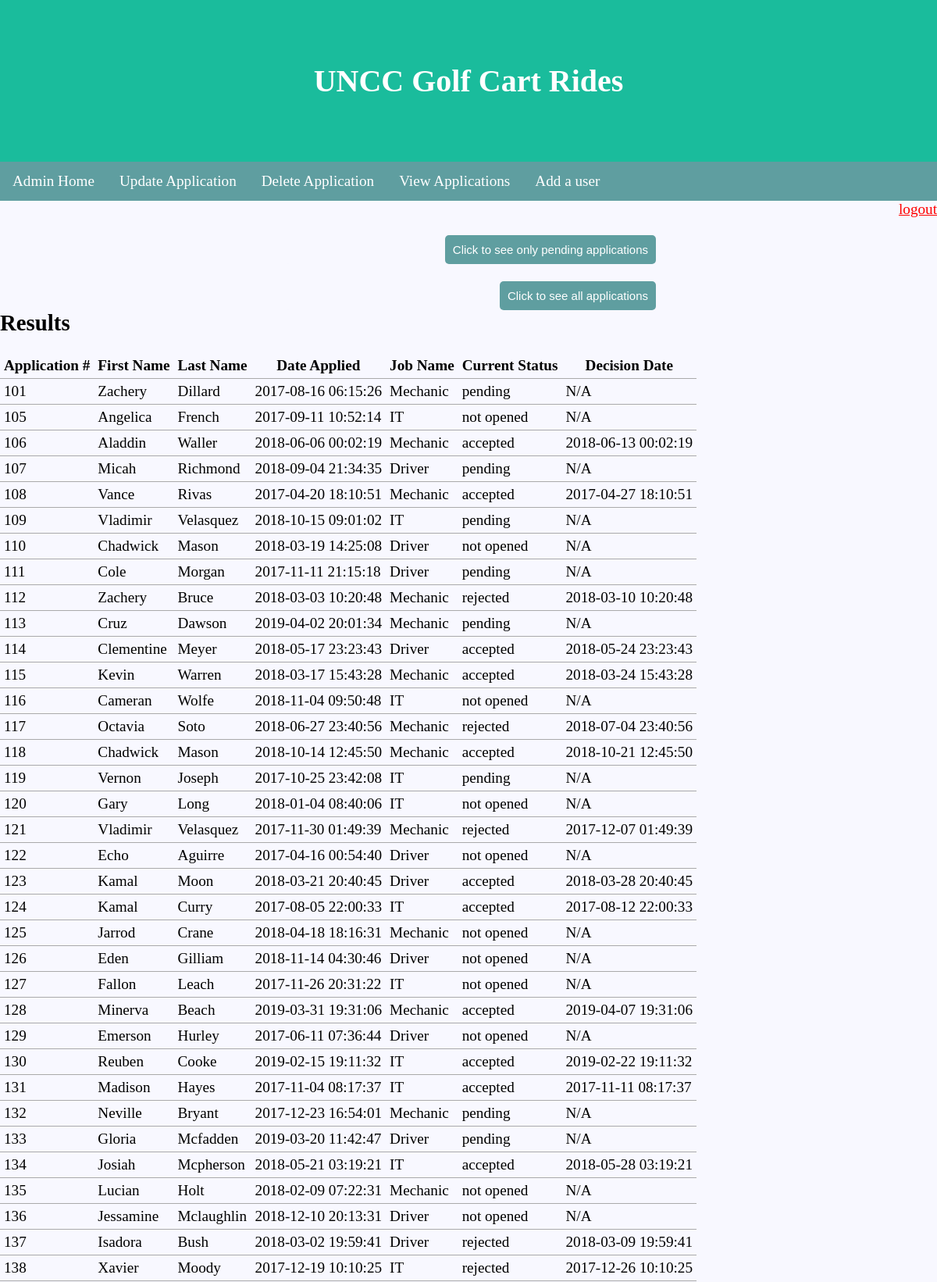
The page /webapp/public/public/viewAll.php (signed in, upper part) on the database its author committed.
### tables this page shows
CREATE TABLE `application` (
  `appId` int(11) NOT NULL AUTO_INCREMENT,
  `User_userId` int(11) NOT NULL,
  `status` varchar(45) NOT NULL,
  `Job_jobId` int(11) NOT NULL,
  `dateApplied` datetime NOT NULL,
  `decisionDate` datetime DEFAULT NULL,
  PRIMARY KEY (`appId`),
  KEY `fk_Application_User1_idx` (`User_userId`),
  KEY `fk_Application_Job1_idx` (`Job_jobId`),
  KEY `app_user` (`User_userId`),
  KEY `app_userid` (`User_userId`,`appId`),
  CONSTRAINT `fk_Application_Job1` FOREIGN KEY (`Job_jobId`) REFERENCES `job` (`jobId`) ON DELETE NO ACTION ON UPDATE NO ACTION,
  CONSTRAINT `fk_Application_User1` FOREIGN KEY (`User_userId`) REFERENCES `user` (`userId`) ON DELETE NO ACTION ON UPDATE NO ACTION
);

CREATE TABLE IF NOT EXISTS `User` (
  `userId` INT NOT NULL AUTO_INCREMENT,
  `lastName` VARCHAR(45) NOT NULL,
  `firstName` VARCHAR(45) NOT NULL,
  `age` INT NOT NULL,
  `email` VARCHAR(45) NOT NULL,
  `phoneNumber` VARCHAR(16) NOT NULL,
  `password` VARCHAR(45) NOT NULL,
  `type` VARCHAR(20) NOT NULL,
  PRIMARY KEY (`userId`),
  KEY `email_lookup` (`email`),
  KEY `login` (`email`,`password`)
  );

CREATE TABLE IF NOT EXISTS `Job` (
  `jobId` INT NOT NULL,
  `jobName` VARCHAR(45) NOT NULL,
  PRIMARY KEY (`jobId`));

### webapp/public/public/functions.php (called while the page is built, shortened)
<?php
function e($val){
	return htmlspecialchars($val, ENT_QUOTES | ENT_SUBSTITUTE, "UTF-8");
}

### webapp/public/public/viewAll.php (the view, shortened to what this page needs)
<?php
  include_once('templates/header.php');
  include_once('functions.php');
  include_once('adminMenu.php');
  require "config/config.php";
?>
<!DOCTYPE html>
<html>
<head>
	<link rel="stylesheet" type="text/css" href="css/style.css">
</head>
<div style="text-align: right;">
	<a href="index.php?logout='1'" style="color: red;">logout</a>
	</div>
<br>
<form method="post" action="viewAll.php" style = "padding: 0px; border: 0px; background: #F8F8FF; text-align: right;">
	<button type="submit" class="btn" name="special">Click to see only pending applications</button>
</form>
<br>
<form method="post" action="viewAll.php" style = "padding: 0px; border: 0px; background: #F8F8FF; text-align: right;">
	<button type="submit" class="btn" name="reurn">Click to see all applications</button>
</form>
<?php
if (isset($_POST['special']))
{
	try{
        $connection = new PDO($dsn, $username, $password, $options);
	} catch(PDOException $error) {
        echo $sql . "<br>" . $error->getMessage();
    }
    $sql = "SELECT a.appId, b.firstName, b.lastName, a.dateApplied, c.jobName, a.status,
			IFNULL(a.decisionDate, 'N/A') AS decisionDate, datediff(NOW(), a.dateApplied) AS NumDaysInQueue
		FROM cartproject.application as a
		INNER JOIN cartproject.user as b
		ON a.User_userId = b.userId
		INNER JOIN cartproject.job as c
		ON a.Job_jobId = c.jobId
		WHERE (a.status LIKE ('%not opened%') OR a.status LIKE ('%pending%'))
		AND datediff(NOW(), a.dateApplied) >= 30
		AND a.User_userId NOT IN (SELECT User_userId
						  FROM employee)
		ORDER BY dateApplied;";
     $statement = $connection->prepare($sql);
     $statement->execute();
     $result = $statement->fetchAll();
if (isset($result)) {
    if ($result && $statement->rowCount() > 0) { ?>
        <h2>Results</h2>
		<br>
        <table>
            <thead>
                <tr>
					<th>Application #</th>
                    <th>First Name</th>
                    <th>Last Name</th>
                    <th>Date Applied</th>
                    <th>Job Name</th>
                    <th>Current Status</th>
					<th>Decision Date</th>
					<th>Number of days in the Queue</th>
                </tr>
            </thead>
            <tbody>
        <?php foreach ($result as $row) { ?>
            <tr>
				<td><?php echo e($row['appId']); ?></td>
                <td><?php echo e($row["firstName"]); ?></td>
                <td><?php echo e($row["lastName"]); ?></td>
                <td><?php echo e($row["dateApplied"]); ?></td>
                <td><?php echo e($row["jobName"]); ?></td>
                <td><?php echo e($row["status"]); ?></td>
				<td><?php echo e($row["decisionDate"]); ?></td>
				<td><?php echo e($row["NumDaysInQueue"]); ?></td>
            </tr>
        <?php } ?>
        </tbody>
    </table>
    <?php } else { ?>
        <blockquote>No application results found.</blockquote>
    <?php } ?>
<?php
}
}
else {
	try{
        $connection = new PDO($dsn, $username, $password, $options);
	} catch(PDOException $error) {
        echo $sql . "<br>" . $error->getMessage();
    }
    $sql = "SELECT DISTINCT Application.appId, User.firstName, User.lastName, Application.dateApplied, Job.jobName, Application.status,
				IFNULL(Application.decisionDate, 'N/A') AS decisionDate
				FROM Application
				inner join User on User_userId = User.userId
				inner join Job on Job_jobId = Job.jobId
				GROUP BY appId";
        $statement = $connection->prepare($sql);
        $statement->execute();
        $result = $statement->fetchAll();
if (isset($result)) {
    if ($result && $statement->rowCount() > 0) { ?>
        <h2>Results</h2>
		<br>
        <table>
            <thead>
                <tr>
					<th>Application #</th>
                    <th>First Name</th>
                    <th>Last Name</th>
                    <th>Date Applied</th>
                    <th>Job Name</th>
                    <th>Current Status</th>
					<th>Decision Date</th>
                </tr>
            </thead>
            <tbody>
        <?php foreach ($result as $row) { ?>
            <tr>
				<td><?php echo e($row['appId']); ?></td>
                <td><?php echo e($row["firstName"]); ?></td>
                <td><?php echo e($row["lastName"]); ?></td>
                <td><?php echo e($row["dateApplied"]); ?></td>
                <td><?php echo e($row["jobName"]); ?></td>
                <td><?php echo e($row["status"]); ?></td>
				<td><?php echo e($row["decisionDate"]); ?></td>
            </tr>
        <?php } ?>
        </tbody>
    </table>
    <?php } else { ?>
        <blockquote>No application results found.</blockquote>
    <?php }
 }
}?>
<br>
<br>

### webapp/public/public/templates/header.php (shortened to what this page needs)
<!doctype html>
<html lang="en">
<head>
</head>
<body>
	<div class="mainheader">
		<h1>UNCC Golf Cart Rides</h1>
	</div>
</body>
</html>

### webapp/public/public/adminMenu.php
<!DOCTYPE html>
<div id="adminMenu">
    <ul>
		<li><a href="adminView.php" <?php if($_SERVER['PHP_SELF'] == '/cartProject/public/adminView.php') echo 'class="active"'; ?>>Admin Home</a></li>
        <li><a href="update.php" <?php if($_SERVER['PHP_SELF'] == '/cartProject/public/update.php') echo 'class="active"'; ?>>Update Application</a></li>
        <li><a href="delete.php" <?php if($_SERVER['PHP_SELF'] == '/cartProject/public/delete.php') echo 'class="active"'; ?>>Delete Application</a></li>
        <li><a href="viewAll.php" <?php if($_SERVER['PHP_SELF'] == '/cartProject/public/viewAll.php') echo 'class="active"'; ?>>View Applications</a></li>
		<li><a href="create_user.php" <?php if($_SERVER['PHP_SELF'] == '/cartProject/public/create_user.php') echo 'class="active"'; ?>>Add a user</a></li>
    </ul>
</div>

### webapp/public/public/css/style.css (style rules this page uses)
#adminMenu ul { list-style-type: none; margin: 0; padding: 0; overflow: hidden; background-color: #5F9EA0; }
#adminMenu ul li { float: left; }
#adminMenu ul li a { display: block; color: white; text-align: center; padding: 14px 16px; text-decoration: none; }
table { border-collapse: collapse; border-spacing: 0; }
td, th { padding: 5px; border-bottom: 1px solid #aaa; }
* { margin: 0px; padding: 0px; }
body { font-size: 120%; background: #F8F8FF; min-height: 400px; margin-bottom: 100px; clear: both; }
.mainheader { padding: 80px; text-align: center; background: #1abc9c; color: white; }
.mainheader h1 { font-size: 40px; }
form, .content { width: 40%; margin: 0px auto; padding: 20px; border: 1px solid #B0C4DE; background: white; border-radius: 0px 0px 10px 10px; }
.btn { padding: 10px; font-size: 15px; color: white; background: #5F9EA0; border: none; border-radius: 5px; }

### rows shown on the page
application: appId "101", User_userId.firstName "Zachery", User_userId.lastName "Dillard", dateApplied "2017-08-16 06:15:26", Job_jobId.jobName "Mechanic", status "pending", decisionDate "N/A"
application: appId "105", User_userId.firstName "Angelica", User_userId.lastName "French", dateApplied "2017-09-11 10:52:14", Job_jobId.jobName "IT", status "not opened", decisionDate "N/A"
application: appId "106", User_userId.firstName "Aladdin", User_userId.lastName "Waller", dateApplied "2018-06-06 00:02:19", Job_jobId.jobName "Mechanic", status "accepted", decisionDate "2018-06-13 00:02:19"
application: appId "107", User_userId.firstName "Micah", User_userId.lastName "Richmond", dateApplied "2018-09-04 21:34:35", Job_jobId.jobName "Driver", status "pending", decisionDate "N/A"
application: appId "108", User_userId.firstName "Vance", User_userId.lastName "Rivas", dateApplied "2017-04-20 18:10:51", Job_jobId.jobName "Mechanic", status "accepted", decisionDate "2017-04-27 18:10:51"
application: appId "109", User_userId.firstName "Vladimir", User_userId.lastName "Velasquez", dateApplied "2018-10-15 09:01:02", Job_jobId.jobName "IT", status "pending", decisionDate "N/A"
application: appId "110", User_userId.firstName "Chadwick", User_userId.lastName "Mason", dateApplied "2018-03-19 14:25:08", Job_jobId.jobName "Driver", status "not opened", decisionDate "N/A"
application: appId "111", User_userId.firstName "Cole", User_userId.lastName "Morgan", dateApplied "2017-11-11 21:15:18", Job_jobId.jobName "Driver", status "pending", decisionDate "N/A"
application: appId "112", User_userId.firstName "Zachery", User_userId.lastName "Bruce", dateApplied "2018-03-03 10:20:48", Job_jobId.jobName "Mechanic", status "rejected", decisionDate "2018-03-10 10:20:48"
application: appId "113", User_userId.firstName "Cruz", User_userId.lastName "Dawson", dateApplied "2019-04-02 20:01:34", Job_jobId.jobName "Mechanic", status "pending", decisionDate "N/A"
application: appId "114", User_userId.firstName "Clementine", User_userId.lastName "Meyer", dateApplied "2018-05-17 23:23:43", Job_jobId.jobName "Driver", status "accepted", decisionDate "2018-05-24 23:23:43"
application: appId "115", User_userId.firstName "Kevin", User_userId.lastName "Warren", dateApplied "2018-03-17 15:43:28", Job_jobId.jobName "Mechanic", status "accepted", decisionDate "2018-03-24 15:43:28"
application: appId "116", User_userId.firstName "Cameran", User_userId.lastName "Wolfe", dateApplied "2018-11-04 09:50:48", Job_jobId.jobName "IT", status "not opened", decisionDate "N/A"
application: appId "117", User_userId.firstName "Octavia", User_userId.lastName "Soto", dateApplied "2018-06-27 23:40:56", Job_jobId.jobName "Mechanic", status "rejected", decisionDate "2018-07-04 23:40:56"
application: appId "118", User_userId.firstName "Chadwick", User_userId.lastName "Mason", dateApplied "2018-10-14 12:45:50", Job_jobId.jobName "Mechanic", status "accepted", decisionDate "2018-10-21 12:45:50"
application: appId "119", User_userId.firstName "Vernon", User_userId.lastName "Joseph", dateApplied "2017-10-25 23:42:08", Job_jobId.jobName "IT", status "pending", decisionDate "N/A"
application: appId "120", User_userId.firstName "Gary", User_userId.lastName "Long", dateApplied "2018-01-04 08:40:06", Job_jobId.jobName "IT", status "not opened", decisionDate "N/A"
application: appId "121", User_userId.firstName "Vladimir", User_userId.lastName "Velasquez", dateApplied "2017-11-30 01:49:39", Job_jobId.jobName "Mechanic", status "rejected", decisionDate "2017-12-07 01:49:39"
application: appId "122", User_userId.firstName "Echo", User_userId.lastName "Aguirre", dateApplied "2017-04-16 00:54:40", Job_jobId.jobName "Driver", status "not opened", decisionDate "N/A"
application: appId "123", User_userId.firstName "Kamal", User_userId.lastName "Moon", dateApplied "2018-03-21 20:40:45", Job_jobId.jobName "Driver", status "accepted", decisionDate "2018-03-28 20:40:45"
application: appId "124", User_userId.firstName "Kamal", User_userId.lastName "Curry", dateApplied "2017-08-05 22:00:33", Job_jobId.jobName "IT", status "accepted", decisionDate "2017-08-12 22:00:33"
application: appId "125", User_userId.firstName "Jarrod", User_userId.lastName "Crane", dateApplied "2018-04-18 18:16:31", Job_jobId.jobName "Mechanic", status "not opened", decisionDate "N/A"
application: appId "126", User_userId.firstName "Eden", User_userId.lastName "Gilliam", dateApplied "2018-11-14 04:30:46", Job_jobId.jobName "Driver", status "not opened", decisionDate "N/A"
application: appId "127", User_userId.firstName "Fallon", User_userId.lastName "Leach", dateApplied "2017-11-26 20:31:22", Job_jobId.jobName "IT", status "not opened", decisionDate "N/A"
application: appId "128", User_userId.firstName "Minerva", User_userId.lastName "Beach", dateApplied "2019-03-31 19:31:06", Job_jobId.jobName "Mechanic", status "accepted", decisionDate "2019-04-07 19:31:06"
application: appId "129", User_userId.firstName "Emerson", User_userId.lastName "Hurley", dateApplied "2017-06-11 07:36:44", Job_jobId.jobName "Driver", status "not opened", decisionDate "N/A"
application: appId "130", User_userId.firstName "Reuben", User_userId.lastName "Cooke", dateApplied "2019-02-15 19:11:32", Job_jobId.jobName "IT", status "accepted", decisionDate "2019-02-22 19:11:32"
application: appId "131", User_userId.firstName "Madison", User_userId.lastName "Hayes", dateApplied "2017-11-04 08:17:37", Job_jobId.jobName "IT", status "accepted", decisionDate "2017-11-11 08:17:37"
application: appId "132", User_userId.firstName "Neville", User_userId.lastName "Bryant", dateApplied "2017-12-23 16:54:01", Job_jobId.jobName "Mechanic", status "pending", decisionDate "N/A"
application: appId "133", User_userId.firstName "Gloria", User_userId.lastName "Mcfadden", dateApplied "2019-03-20 11:42:47", Job_jobId.jobName "Driver", status "pending", decisionDate "N/A"
application: appId "134", User_userId.firstName "Josiah", User_userId.lastName "Mcpherson", dateApplied "2018-05-21 03:19:21", Job_jobId.jobName "IT", status "accepted", decisionDate "2018-05-28 03:19:21"
application: appId "135", User_userId.firstName "Lucian", User_userId.lastName "Holt", dateApplied "2018-02-09 07:22:31", Job_jobId.jobName "Mechanic", status "not opened", decisionDate "N/A"
application: appId "136", User_userId.firstName "Jessamine", User_userId.lastName "Mclaughlin", dateApplied "2018-12-10 20:13:31", Job_jobId.jobName "Driver", status "not opened", decisionDate "N/A"
application: appId "137", User_userId.firstName "Isadora", User_userId.lastName "Bush", dateApplied "2018-03-02 19:59:41", Job_jobId.jobName "Driver", status "rejected", decisionDate "2018-03-09 19:59:41"
application: appId "138", User_userId.firstName "Xavier", User_userId.lastName "Moody", dateApplied "2017-12-19 10:10:25", Job_jobId.jobName "IT", status "rejected", decisionDate "2017-12-26 10:10:25"
